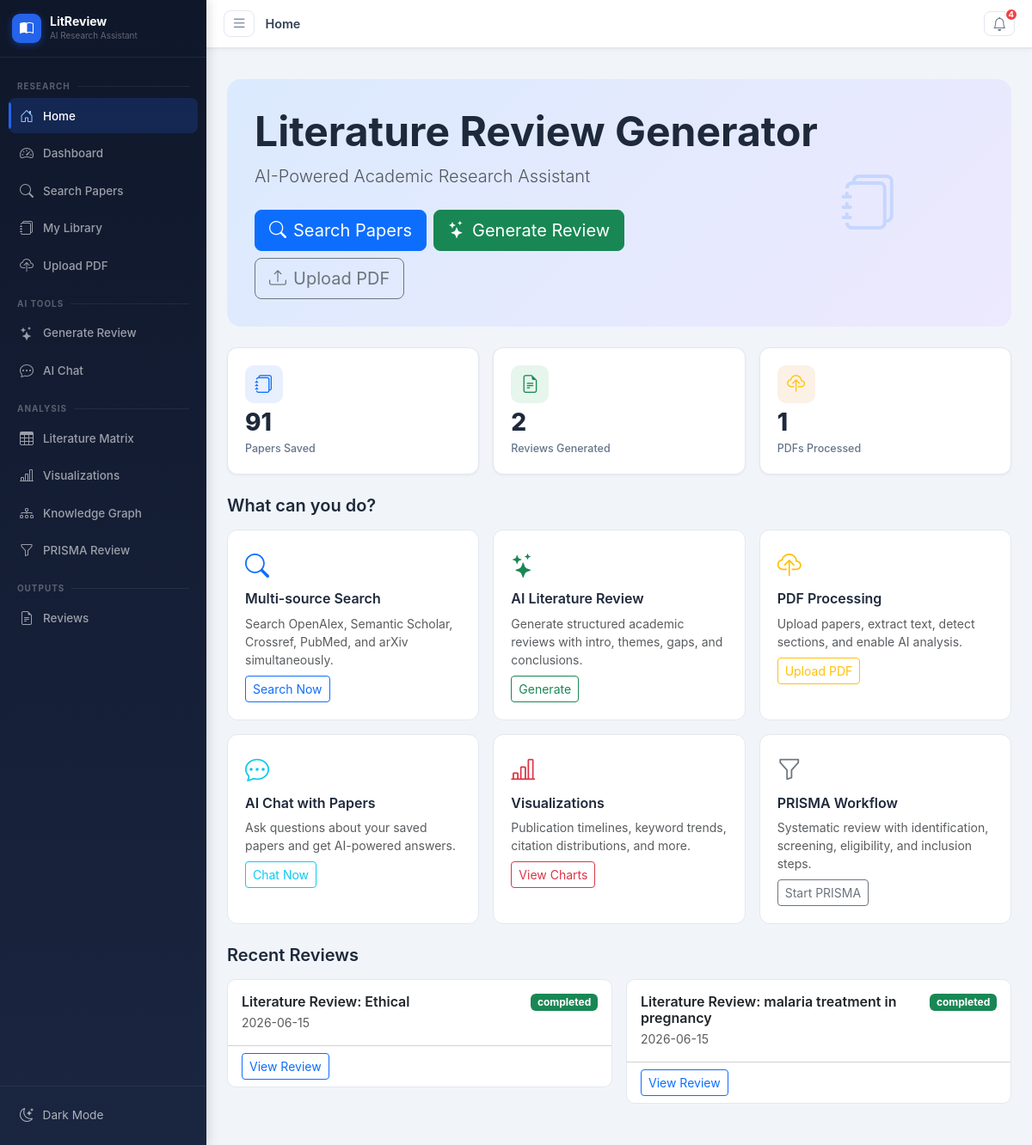
The page / on the database its author committed.
### tables this page shows
CREATE TABLE site_settings (
            id INTEGER PRIMARY KEY AUTOINCREMENT,
            key TEXT UNIQUE,
            value TEXT,
            updated_at TIMESTAMP DEFAULT CURRENT_TIMESTAMP
        );

CREATE TABLE literature_reviews (
            id INTEGER PRIMARY KEY AUTOINCREMENT,
            title TEXT NOT NULL,
            topic TEXT,
            introduction TEXT,
            thematic_analysis TEXT,
            research_gaps TEXT,
            future_directions TEXT,
            conclusion TEXT,
            paper_ids TEXT,
            status TEXT DEFAULT 'draft',
            word_count INTEGER DEFAULT 0,
            created_at TIMESTAMP DEFAULT CURRENT_TIMESTAMP,
            updated_at TIMESTAMP DEFAULT CURRENT_TIMESTAMP
        );

### blueprints/main.py (the view)
@main_bp.route('/')
def index():
    site = get_site_settings()
    db = get_db()
    stats = {
        'papers': db.execute('SELECT COUNT(*) as c FROM papers').fetchone()['c'],
        'reviews': db.execute('SELECT COUNT(*) as c FROM literature_reviews').fetchone()['c'],
        'uploads': db.execute('SELECT COUNT(*) as c FROM paper_files').fetchone()['c'],
    }
    recent_reviews = db.execute('SELECT * FROM literature_reviews ORDER BY created_at DESC LIMIT 5').fetchall()
    db.close()
    return render_template('index.html', site=site, stats=stats,
                           recent_reviews=recent_reviews, notifications=get_notifications())

### blueprints/main.py (called while the page is built)
def get_site_settings():
    db = get_db()
    rows = db.execute('SELECT key, value FROM site_settings').fetchall()
    db.close()
    return {r['key']: r['value'] for r in rows}

def get_notifications():
    db = get_db()
    rows = db.execute('SELECT * FROM notifications WHERE is_read=0 ORDER BY created_at DESC LIMIT 10').fetchall()
    db.close()
    return [dict(r) for r in rows]

### models/__init__.py (called while the page is built)
def get_db():
    conn = sqlite3.connect(Config.DATABASE_PATH)
    conn.row_factory = sqlite3.Row
    return conn

### templates/index.html (shortened to what this page needs)
{% extends "base.html" %}
{% block page_title %}Home{% endblock %}
{% block content %}
<div class="hero-section mb-4">
  <div class="row align-items-center">
    <div class="col-lg-8">
      <h1 class="display-5 fw-bold mb-2" style="white-space:nowrap;">{{ site.get('site_name','Literature Review Generator') }}</h1>
      <p class="lead text-muted mb-4">{{ site.get('site_tagline','Free AI-powered academic research assistant') }}</p>
      <div class="d-flex flex-wrap gap-2">
        <a href="/search" class="btn btn-primary btn-lg"><i class="bi bi-search me-2"></i>Search Papers</a>
        <a href="/ai/generate-review" class="btn btn-success btn-lg"><i class="bi bi-stars me-2"></i>Generate Review</a>
        <a href="/upload" class="btn btn-outline-secondary btn-lg"><i class="bi bi-upload me-2"></i>Upload PDF</a>
      </div>
    </div>
    <div class="col-lg-4 text-center d-none d-lg-block">
      <div class="hero-icon-grid">
        <i class="bi bi-journals text-primary" style="font-size:4rem;opacity:0.15;"></i>
      </div>
    </div>
  </div>
</div>
<div class="row g-3 mb-4">
  <div class="col-6 col-md-4">
    <div class="stat-card">
      <div class="stat-icon bg-primary-soft"><i class="bi bi-journals text-primary"></i></div>
      <div class="stat-value">{{ stats.papers }}</div>
      <div class="stat-label">Papers Saved</div>
    </div>
  </div>
  <div class="col-6 col-md-4">
    <div class="stat-card">
      <div class="stat-icon bg-success-soft"><i class="bi bi-file-earmark-text text-success"></i></div>
      <div class="stat-value">{{ stats.reviews }}</div>
      <div class="stat-label">Reviews Generated</div>
    </div>
  </div>
  <div class="col-6 col-md-4">
    <div class="stat-card">
      <div class="stat-icon bg-warning-soft"><i class="bi bi-cloud-upload text-warning"></i></div>
      <div class="stat-value">{{ stats.uploads }}</div>
      <div class="stat-label">PDFs Processed</div>
    </div>
  </div>
</div>
<h5 class="fw-semibold mb-3">What can you do?</h5>
<div class="row g-3 mb-4">
  <div class="col-md-6 col-xl-4">
    <div class="feature-card">
      <div class="feature-icon"><i class="bi bi-search text-primary"></i></div>
      <h6 class="fw-semibold">Multi-source Search</h6>
      <p class="text-muted small mb-2">Search OpenAlex, Semantic Scholar, Crossref, PubMed, and arXiv simultaneously.</p>
      <a href="/search" class="btn btn-sm btn-outline-primary">Search Now</a>
    </div>
  </div>
  <div class="col-md-6 col-xl-4">
    <div class="feature-card">
      <div class="feature-icon"><i class="bi bi-stars text-success"></i></div>
      <h6 class="fw-semibold">AI Literature Review</h6>
      <p class="text-muted small mb-2">Generate structured academic reviews with intro, themes, gaps, and conclusions.</p>
      <a href="/ai/generate-review" class="btn btn-sm btn-outline-success">Generate</a>
    </div>
  </div>
  <div class="col-md-6 col-xl-4">
    <div class="feature-card">
      <div class="feature-icon"><i class="bi bi-cloud-upload text-warning"></i></div>
      <h6 class="fw-semibold">PDF Processing</h6>
      <p class="text-muted small mb-2">Upload papers, extract text, detect sections, and enable AI analysis.</p>
      <a href="/upload" class="btn btn-sm btn-outline-warning">Upload PDF</a>
    </div>
  </div>
  <div class="col-md-6 col-xl-4">
    <div class="feature-card">
      <div class="feature-icon"><i class="bi bi-chat-dots text-info"></i></div>
      <h6 class="fw-semibold">AI Chat with Papers</h6>
      <p class="text-muted small mb-2">Ask questions about your saved papers and get AI-powered answers.</p>
      <a href="/ai/chat" class="btn btn-sm btn-outline-info">Chat Now</a>
    </div>
  </div>
  <div class="col-md-6 col-xl-4">
    <div class="feature-card">
      <div class="feature-icon"><i class="bi bi-bar-chart-line text-danger"></i></div>
      <h6 class="fw-semibold">Visualizations</h6>
      <p class="text-muted small mb-2">Publication timelines, keyword trends, citation distributions, and more.</p>
      <a href="/visualizations" class="btn btn-sm btn-outline-danger">View Charts</a>
    </div>
  </div>
  <div class="col-md-6 col-xl-4">
    <div class="feature-card">
      <div class="feature-icon"><i class="bi bi-funnel text-secondary"></i></div>
      <h6 class="fw-semibold">PRISMA Workflow</h6>
      <p class="text-muted small mb-2">Systematic review with identification, screening, eligibility, and inclusion steps.</p>
      <a href="/prisma" class="btn btn-sm btn-outline-secondary">Start PRISMA</a>
    </div>
  </div>
</div>
{% if recent_reviews %}
<h5 class="fw-semibold mb-3">Recent Reviews</h5>
<div class="row g-3">
  {% for review in recent_reviews %}
  <div class="col-md-6">
    <div class="card card-hover">
      <div class="card-body">
        <div class="d-flex justify-content-between align-items-start">
          <div>
            <h6 class="fw-semibold mb-1">{{ review.title }}</h6>
            <p class="text-muted small mb-0">{{ review.created_at[:10] }}</p>
          </div>
          <span class="badge bg-{{ 'success' if review.status == 'completed' else 'secondary' }}">{{ review.status }}</span>
        </div>
      </div>
      <div class="card-footer bg-transparent">
        <a href="/reviews/{{ review.id }}" class="btn btn-sm btn-outline-primary">View Review</a>
      </div>
    </div>
  </div>
  {% endfor %}
</div>
{% endif %}
{% endblock %}

### static/css/style.css (style rules this page uses)
:root { --primary: #2563eb; --primary-soft: rgba(37, 99, 235, 0.1); --success-soft: rgba(22, 163, 74, 0.1); --warning-soft: rgba(217, 119, 6, 0.1); --info-soft: rgba(8, 145, 178, 0.1); --sidebar-w: 240px; --sidebar-bg: #1e293b; --top-nav-h: 56px; }
body { font-family: 'Inter', -apple-system, BlinkMacSystemFont, 'Segoe UI', sans-serif; background: #f1f5f9; color: #1e293b; overflow-x: hidden; }
.stat-card { background: white; border-radius: 12px; padding: 1.25rem; display: flex; flex-direction: column; align-items: flex-start; gap: 0.5rem; box-shadow: 0 1px 3px rgba(0,0,0,0.06); border: 1px solid #e2e8f0; }
.stat-icon { width: 44px; height: 44px; border-radius: 10px; display: flex; align-items: center; justify-content: center; font-size: 1.3rem; }
.stat-value { font-size: 1.75rem; font-weight: 800; line-height: 1; color: #1e293b; }
.stat-label { font-size: 0.78rem; color: #64748b; font-weight: 500; }
.feature-card { background: white; border-radius: 12px; padding: 1.25rem; border: 1px solid #e2e8f0; height: 100%; transition: box-shadow 0.2s, transform 0.15s; }
.feature-icon { font-size: 1.75rem; margin-bottom: 0.5rem; }
.card { border: 1px solid #e2e8f0; border-radius: 10px; }
.card-hover { transition: box-shadow 0.15s, transform 0.15s; cursor: pointer; }
.hero-section { background: linear-gradient(135deg, #dbeafe 0%, #ede9fe 100%); border-radius: 16px; padding: 2rem; margin-bottom: 0; }
.bg-primary-soft { background: var(--primary-soft) !important; }
.bg-success-soft { background: var(--success-soft) !important; }
.bg-warning-soft { background: var(--warning-soft) !important; }

### rows shown on the page
site_settings: get "Literature Review Generator"
site_settings: get "AI-Powered Academic Research Assistant"
literature_reviews: title "Literature Review: Ethical", created_at "2026-06-15", status "completed"
literature_reviews: title "Literature Review: malaria treatment in pregnancy", created_at "2026-06-15", status "completed"

### other values the page prints
{{ g_notif_count }} "4"
{{ stats.papers }} "91"
{{ stats.reviews }} "2"
{{ stats.uploads }} "1"
